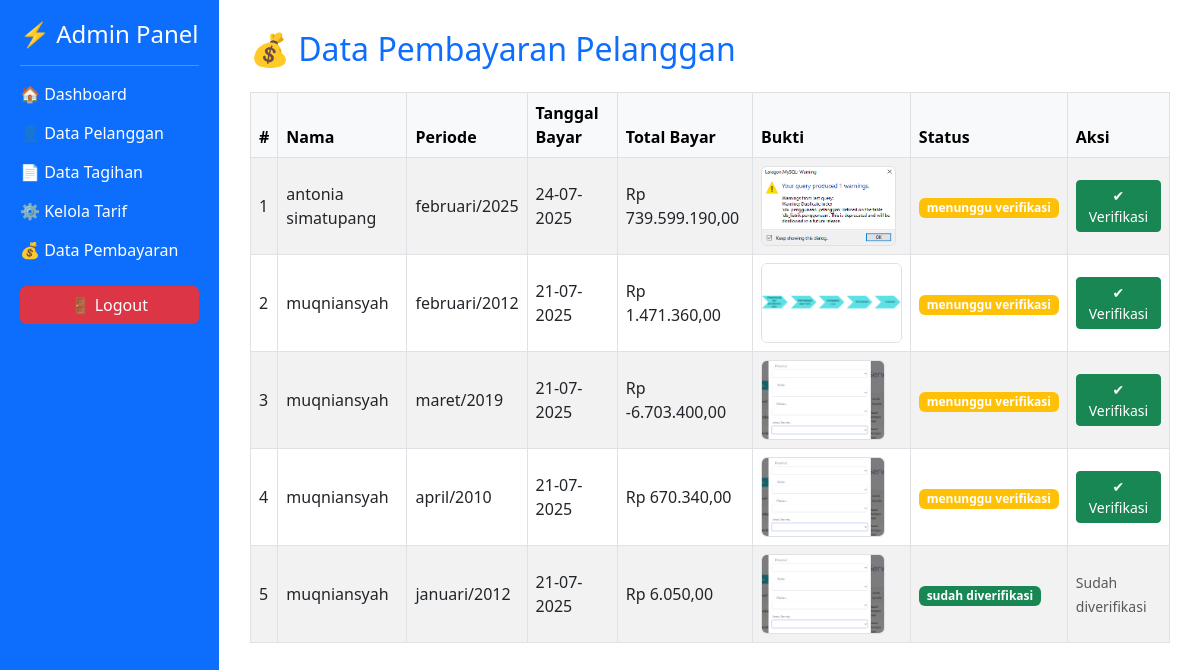
Screenshot of /admin/pembayaran/pembayaran.php (signed in) with the database file from the repository.
### tables this page shows
CREATE TABLE IF NOT EXISTS `pembayaran` (
  `id_pembayaran` int NOT NULL AUTO_INCREMENT,
  `id_tagihan` int DEFAULT NULL,
  `id_tarif` int DEFAULT NULL,
  `tanggal_pembayaran` date DEFAULT NULL,
  `bulan_bayar` varchar(20) DEFAULT NULL,
  `tahun_bayar` year DEFAULT NULL,
  `biaya_admin` decimal(10,2) DEFAULT NULL,
  `total_bayar` decimal(15,2) DEFAULT NULL,
  `id_user` int DEFAULT NULL,
  `bukti_bayar` varchar(255) DEFAULT NULL,
  `status_bayar` enum('menunggu verifikasi','sudah diverifikasi') DEFAULT 'menunggu verifikasi',
  PRIMARY KEY (`id_pembayaran`),
  KEY `id_tagihan` (`id_tagihan`),
  KEY `id_tarif` (`id_tarif`),
  KEY `id_user` (`id_user`),
  CONSTRAINT `pembayaran_ibfk_1` FOREIGN KEY (`id_tagihan`) REFERENCES `tagihan` (`id_tagihan`),
  CONSTRAINT `pembayaran_ibfk_2` FOREIGN KEY (`id_tarif`) REFERENCES `tarif` (`id_tarif`),
  CONSTRAINT `pembayaran_ibfk_3` FOREIGN KEY (`id_user`) REFERENCES `user` (`id_user`)
);

CREATE TABLE IF NOT EXISTS `pelanggan` (
  `id_pelanggan` int NOT NULL AUTO_INCREMENT,
  `username` varchar(50) NOT NULL,
  `password` varchar(100) NOT NULL,
  `nomor_kwh` varchar(20) DEFAULT NULL,
  `nama_pelanggan` varchar(100) DEFAULT NULL,
  `alamat` text,
  `id_tarif` int DEFAULT NULL,
  PRIMARY KEY (`id_pelanggan`),
  UNIQUE KEY `nomor_kwh` (`nomor_kwh`),
  KEY `id_tarif` (`id_tarif`),
  CONSTRAINT `pelanggan_ibfk_1` FOREIGN KEY (`id_tarif`) REFERENCES `tarif` (`id_tarif`)
);

CREATE TABLE IF NOT EXISTS `tagihan` (
  `id_tagihan` int NOT NULL AUTO_INCREMENT,
  `id_penggunaan` int DEFAULT NULL,
  `id_pelanggan` int DEFAULT NULL,
  `bulan` varchar(20) DEFAULT NULL,
  `tahun` year DEFAULT NULL,
  `jumlah_meter` int DEFAULT NULL,
  `status` enum('belum dibayar','sudah dibayar','menunggu verifikasi') DEFAULT NULL,
  PRIMARY KEY (`id_tagihan`),
  KEY `id_penggunaan` (`id_penggunaan`),
  KEY `id_pelanggan` (`id_pelanggan`),
  CONSTRAINT `tagihan_ibfk_1` FOREIGN KEY (`id_penggunaan`) REFERENCES `penggunaan` (`id_penggunaan`),
  CONSTRAINT `tagihan_ibfk_2` FOREIGN KEY (`id_pelanggan`) REFERENCES `pelanggan` (`id_pelanggan`)
);

### admin/pembayaran/pembayaran.php (the view, shortened to what this page needs)
<?php
include '../../config/database.php';
$pembayaran = $conn->query("
  SELECT p.id_pembayaran, pel.nama_pelanggan, t.bulan, t.tahun,
         p.total_bayar, p.bukti_bayar, p.status_bayar, p.tanggal_pembayaran
  FROM pembayaran p
  JOIN tagihan t ON t.id_tagihan = p.id_tagihan
  JOIN pelanggan pel ON pel.id_pelanggan = t.id_pelanggan
  ORDER BY p.tanggal_pembayaran DESC
");
?>
<!DOCTYPE html>
<html lang="id">
<head>
  <link href="https://cdn.jsdelivr.net/npm/bootstrap@5.3.0/dist/css/bootstrap.min.css" rel="stylesheet">
</head>
<body>
<div class="d-flex">
  <div class="sidebar position-fixed">
    <h4>⚡ Admin Panel</h4>
    <hr style="border-color:white;">
    <a href="../dashboard.php">🏠 Dashboard</a>
    <a href="../pelanggan/pelanggan.php">👤 Data Pelanggan</a>
    <a href="../tagihan/tagihan.php">📄 Data Tagihan</a>
    <a href="../tarif/tarif.php">⚙️ Kelola Tarif</a>
    <a href="./pembayaran.php">💰 Data Pembayaran</a>
    <a href="../../auth/logout.php" class="btn btn-danger mt-4">🚪 Logout</a>
  </div>
  <div class="main-content w-100">
    <h2 class="text-primary mb-4">💰 Data Pembayaran Pelanggan</h2>
    <div class="table-responsive">
      <table class="table table-bordered align-middle table-striped">
        <thead class="table-light">
          <tr>
            <th>#</th>
            <th>Nama</th>
            <th>Periode</th>
            <th>Tanggal Bayar</th>
            <th>Total Bayar</th>
            <th>Bukti</th>
            <th>Status</th>
            <th>Aksi</th>
          </tr>
        </thead>
        <tbody>
          <?php
          $no = 1;
          while ($row = $pembayaran->fetch_assoc()) {
          ?>
          <tr>
            <td><?= $no++ ?></td>
            <td><?= $row['nama_pelanggan'] ?></td>
            <td><?= $row['bulan'] . '/' . $row['tahun'] ?></td>
            <td><?= date('d-m-Y', strtotime($row['tanggal_pembayaran'])) ?></td>
            <td>Rp <?= number_format($row['total_bayar'], 2, ',', '.') ?></td>
            <td>
              <?php if ($row['bukti_bayar']) { ?>
                <a href="../../uploads/<?= $row['bukti_bayar'] ?>" target="_blank">
                  <img src="../../uploads/<?= $row['bukti_bayar'] ?>" class="thumbnail border rounded">
                </a>
              <?php } else { echo '<span class="text-muted">-</span>'; } ?>
            </td>
            <td>
              <span class="badge bg-<?= $row['status_bayar'] == 'sudah diverifikasi' ? 'success' : 'warning' ?>">
                <?= $row['status_bayar'] ?>
              </span>
            </td>
            <td>
              <?php if ($row['status_bayar'] == 'menunggu verifikasi') { ?>
                <a href="?verifikasi=<?= $row['id_pembayaran'] ?>" class="btn btn-sm btn-success"
                  onclick="return confirm('Yakin verifikasi pembayaran ini?')">✔ Verifikasi</a>
              <?php } else { echo '<span class="text-muted small">Sudah diverifikasi</span>'; } ?>
            </td>
          </tr>
          <?php } ?>
        </tbody>
      </table>
    </div>
  </div>
</div>
</body>
</html>

### admin/pembayaran/pembayaran.php (style rules this page uses)
body { font-family: 'Segoe UI', sans-serif; }
.sidebar { height: 100vh; background-color: #0d6efd; padding: 20px; color: white; }
.sidebar a { color: white; display: block; margin: 15px 0; text-decoration: none; }
.main-content { margin-left: 220px; padding: 30px; }
.thumbnail { max-height: 80px; object-fit: contain; }

### rows the page displays
pembayaran: pelanggan.nama_pelanggan "antonia simatupang", id_tagihan.bulan "februari", id_tagihan.tahun "2025", tanggal_pembayaran "24-07-2025", total_bayar "739.599.190,00", bukti_bayar (picture), status_bayar "menunggu verifikasi"
pembayaran: pelanggan.nama_pelanggan "muqniansyah", id_tagihan.bulan "februari", id_tagihan.tahun "2012", tanggal_pembayaran "21-07-2025", total_bayar "1.471.360,00", bukti_bayar (picture), status_bayar "menunggu verifikasi"
pembayaran: pelanggan.nama_pelanggan "muqniansyah", id_tagihan.bulan "maret", id_tagihan.tahun "2019", tanggal_pembayaran "21-07-2025", total_bayar "-6.703.400,00", bukti_bayar (picture), status_bayar "menunggu verifikasi"
pembayaran: pelanggan.nama_pelanggan "muqniansyah", id_tagihan.bulan "april", id_tagihan.tahun "2010", tanggal_pembayaran "21-07-2025", total_bayar "670.340,00", bukti_bayar (picture), status_bayar "menunggu verifikasi"
pembayaran: pelanggan.nama_pelanggan "muqniansyah", id_tagihan.bulan "januari", id_tagihan.tahun "2012", tanggal_pembayaran "21-07-2025", total_bayar "6.050,00", bukti_bayar (picture), status_bayar "sudah diverifikasi", shows "Sudah diverifikasi"
